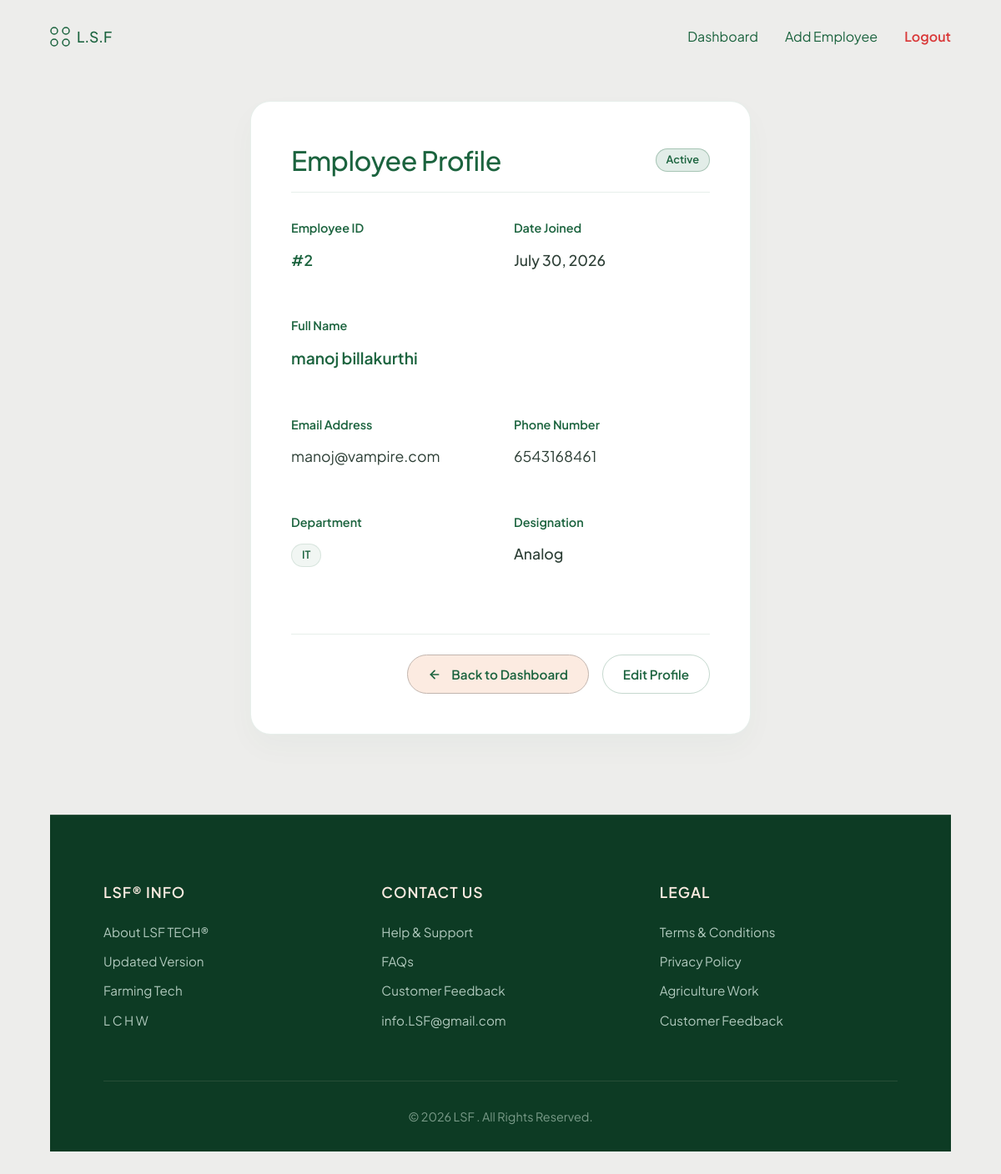
The app's page /hrms/employee/view/2/ (signed in) with its own data.
### ark/models.py (models this page shows, shortened)
class Employee(models.Model):
    first_name = models.CharField(max_length=100)
    last_name = models.CharField(max_length=100)
    email = models.EmailField(unique=True)
    phone = models.CharField(max_length=15)
    designation = models.CharField(max_length=100)
    department = models.CharField(max_length=100)
    date_joined = models.DateField(auto_now_add=True)
    is_active = models.BooleanField(default=True)

### ark/views.py (the view)
# urls.py: path('hrms/employee/view/<int:emp_id>/', view_employee_view, name='view_employee'),
@login_required
def view_employee_view(request, emp_id):
    if not request.user.is_staff:
        return redirect('staff_login')
    employee = get_object_or_404(Employee, id=emp_id)
    return render(request, 'view_employee.html', {'employee': employee})

### templates/view_employee.html
{% extends 'base.html' %}
{% block content %}
<main class="dashboard-container">
    <div class="form-card" style="max-width: 600px;">
        <div style="display: flex; justify-content: space-between; align-items: center; margin-bottom: 2rem; border-bottom: 1px solid rgba(27, 99, 62, 0.1); padding-bottom: 1rem;">
            <h2 style="margin: 0;">Employee Profile</h2>
            {% if employee.is_active %}
                <span class="badge badge-active">Active</span>
            {% else %}
                <span class="badge badge-inactive">Inactive</span>
            {% endif %}
        </div>
        <div class="form-grid" style="row-gap: 1.5rem; column-gap: 2rem;">
            <div class="form-field-group">
                <label class="form-field-label">Employee ID</label>
                <div style="font-size: 1.1rem; font-weight: 600; color: #1b633e; padding: 0.5rem 0;">#{{ employee.id }}</div>
            </div>
            <div class="form-field-group">
                <label class="form-field-label">Date Joined</label>
                <div style="font-size: 1.1rem; font-weight: 500; color: #2c3e35; padding: 0.5rem 0;">{{ employee.date_joined }}</div>
            </div>
            <div class="form-field-group form-span-2">
                <label class="form-field-label">Full Name</label>
                <div style="font-size: 1.2rem; font-weight: 600; color: #1b633e; padding: 0.5rem 0;">{{ employee.first_name }} {{ employee.last_name }}</div>
            </div>
            <div class="form-field-group">
                <label class="form-field-label">Email Address</label>
                <div style="font-size: 1.1rem; color: #2c3e35; padding: 0.5rem 0;">{{ employee.email }}</div>
            </div>
            <div class="form-field-group">
                <label class="form-field-label">Phone Number</label>
                <div style="font-size: 1.1rem; color: #2c3e35; padding: 0.5rem 0;">{{ employee.phone }}</div>
            </div>
            <div class="form-field-group">
                <label class="form-field-label">Department</label>
                <div style="padding: 0.5rem 0;"><span class="badge badge-dept">{{ employee.department }}</span></div>
            </div>
            <div class="form-field-group">
                <label class="form-field-label">Designation</label>
                <div style="font-size: 1.1rem; font-weight: 500; color: #2c3e35; padding: 0.5rem 0;">{{ employee.designation }}</div>
            </div>
        </div>
        <div class="form-actions" style="margin-top: 3rem; border-top: 1px solid rgba(27, 99, 62, 0.1); padding-top: 1.5rem;">
            <a href="{% url 'hrms_dashboard' %}" class="btn-primary" style="text-decoration: none;">
                <svg width="16" height="16" viewBox="0 0 24 24" fill="none" stroke="currentColor" stroke-width="2.5" stroke-linecap="round" stroke-linejoin="round" style="margin-right: 4px;">
                    <line x1="19" y1="12" x2="5" y2="12"></line>
                    <polyline points="12 19 5 12 12 5"></polyline>
                </svg>
                Back to Dashboard
            </a>
            {% if user.is_superuser %}
                <a href="{% url 'edit_employee' employee.id %}" class="btn-secondary" style="text-decoration: none;">
                    Edit Profile
                </a>
            {% endif %}
        </div>
    </div>
</main>
{% endblock %}

### static/assets/css/style.css (style rules this page uses)
* { margin: 0; padding: 0; box-sizing: border-box; }
html { scroll-behavior: smooth; }
body { font-family: 'Plus Jakarta Sans', sans-serif; background-color: #ededeb; color: #1b633e; padding: 2rem clamp(1rem, 5vw, 4rem); line-height: 1.4; }
.form-field-group { margin-bottom: 1.5rem; }
.form-field-label { display: block; font-size: 0.9rem; font-weight: 600; color: #1b633e; margin-bottom: 0.5rem; }
.dashboard-container { max-width: 1280px; margin: 0 auto 3rem auto; padding: 0; }
.btn-primary { display: inline-flex; align-items: center; gap: 0.5rem; text-decoration: none; color: #1b633e; background-color: #fcebe1; padding: 0.75rem 1.5rem; border-radius: 50px; font-size: 0.95rem; font-weight: 600; border: 1px solid #c2b5ae; cursor: pointer; transition: all 0.3s cubic-bezier(0.16, 1, 0.3, 1); }
.btn-secondary { display: inline-flex; align-items: center; gap: 0.5rem; text-decoration: none; color: #1b633e; background-color: transparent; padding: 0.75rem 1.5rem; border-radius: 50px; font-size: 0.95rem; font-weight: 600; border: 1px solid rgba(27, 99, 62, 0.25); cursor: pointer; transition: all 0.3s cubic-bezier(0.16, 1, 0.3, 1); }
.badge { display: inline-block; padding: 0.25rem 0.75rem; border-radius: 50px; font-size: 0.8rem; font-weight: 600; text-transform: capitalize; }
.badge-dept { background-color: rgba(27, 99, 62, 0.06); color: #1b633e; border: 1px solid rgba(27, 99, 62, 0.12); }
.badge-active { background-color: #e2ede8; color: #1b633e; border: 1px solid rgba(27, 99, 62, 0.3); }
.form-card { max-width: 650px; margin: 2rem auto 4rem auto; background-color: #ffffff; padding: 3rem; border-radius: 24px; border: 1px solid rgba(27, 99, 62, 0.1); box-shadow: 0 15px 35px rgba(27, 99, 62, 0.03); }
.form-card h2 { font-size: 2rem; font-weight: 500; margin-bottom: 0.5rem; color: #1b633e; letter-spacing: -0.5px; }
.form-grid { display: grid; grid-template-columns: 1fr 1fr; gap: 1.5rem; margin-bottom: 2rem; }
.form-span-2 { grid-column: span 2; }
.form-actions { display: flex; justify-content: flex-end; gap: 1rem; margin-top: 2rem; }

### records on screen
Employee: id "2", date_joined "July 30, 2026", first_name "manoj", last_name "billakurthi", email "manoj@vampire.com", phone "6543168461", department "IT", designation "Analog"
